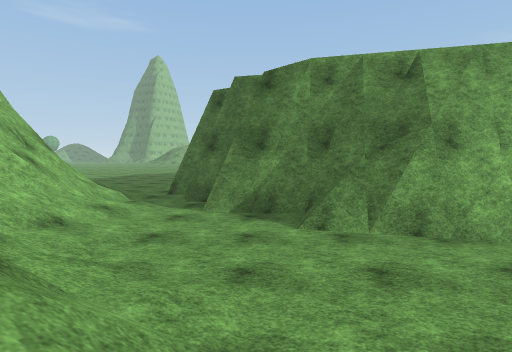
View 1 (above)

18 first-person views from a walk through a 3-D level made in the Unity game engine. The camera is 1.2 m above the floor, tilts 4° down and sees 80° across. The floor is counted in squares, 2 m on a side. Each view is taken from the middle of a square. On the plan, view 1 faces up. The plan holds only what a view shows up to about 9 squares ahead; the rest is blank. The place goes on beyond the plan. Some trees and plants on the terrain are drawn as simple stand-ins. The player character is not drawn. Some animated figures are left out. Surface patterns are stand-ins for the level's own textures.

View 2
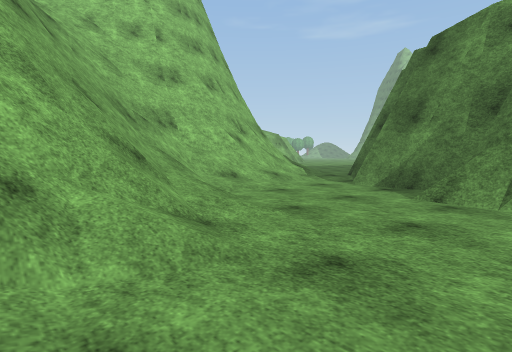

View 3
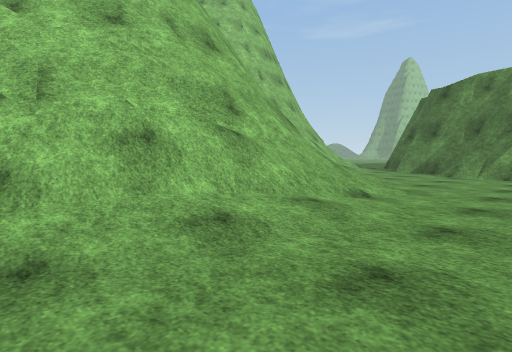

View 4
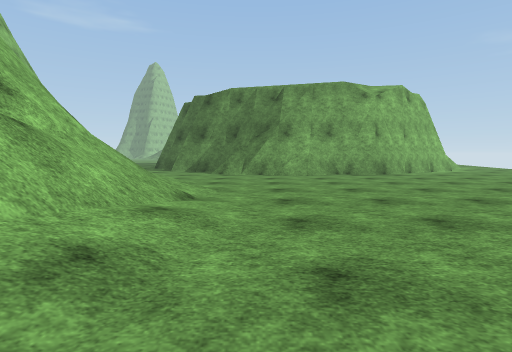

View 5
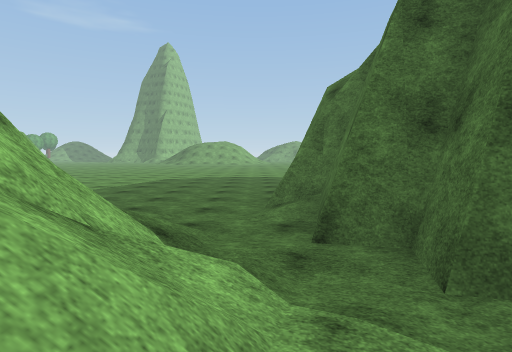

View 6
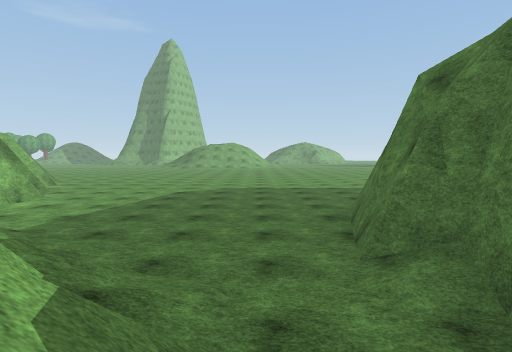

View 7
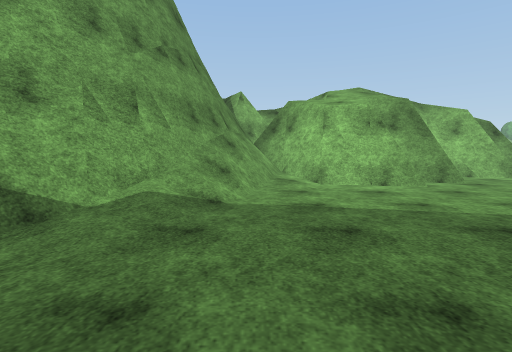

View 8
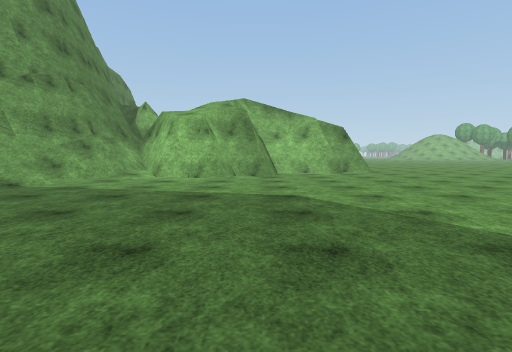

View 9
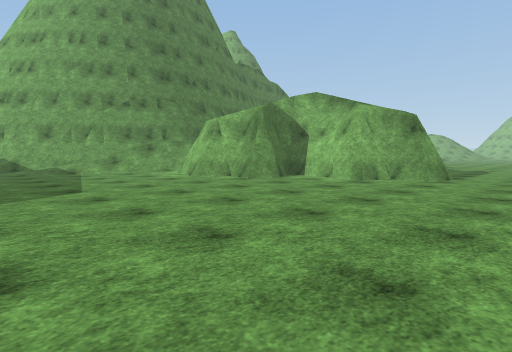

View 10
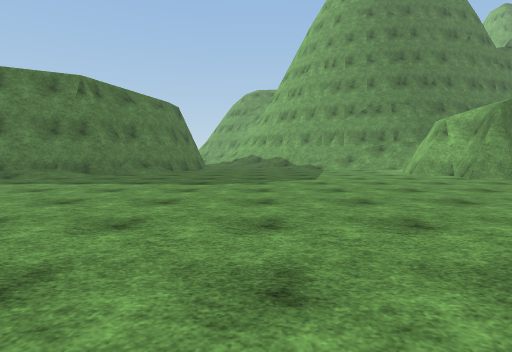

View 11
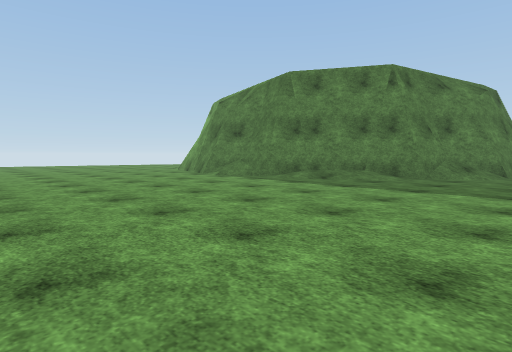

View 12
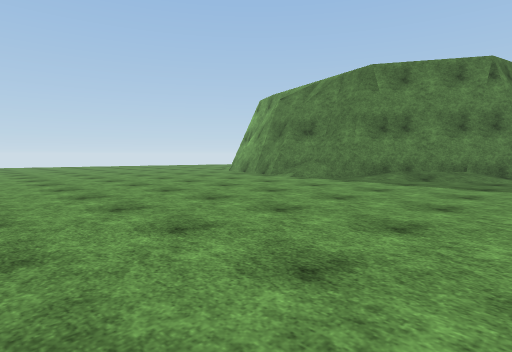

View 13
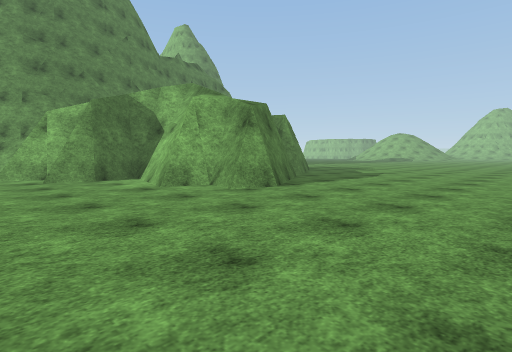

View 14
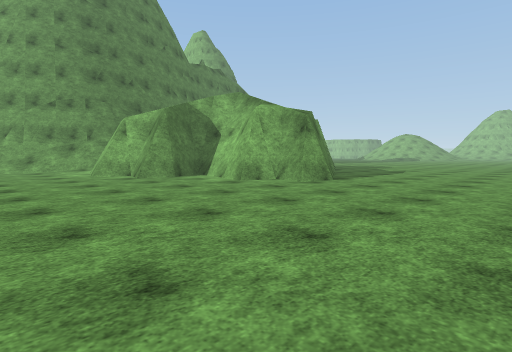

View 15
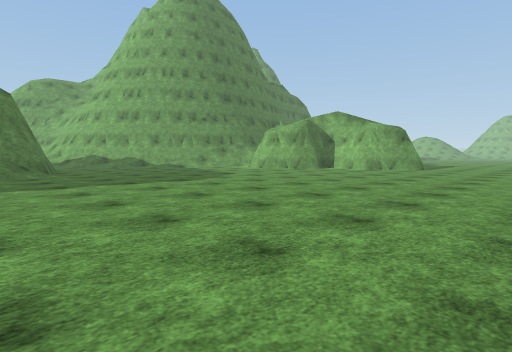

View 16
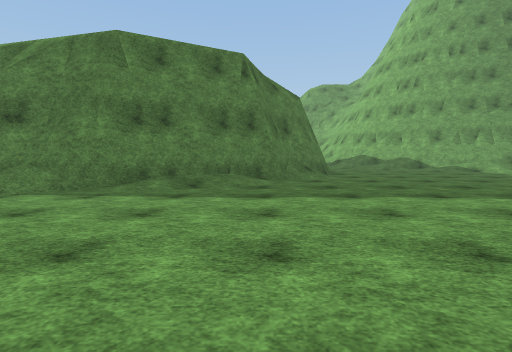

View 17
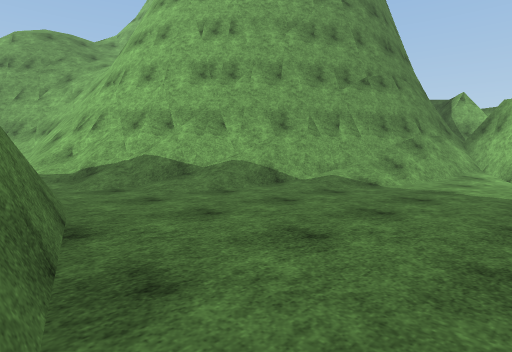

View 18
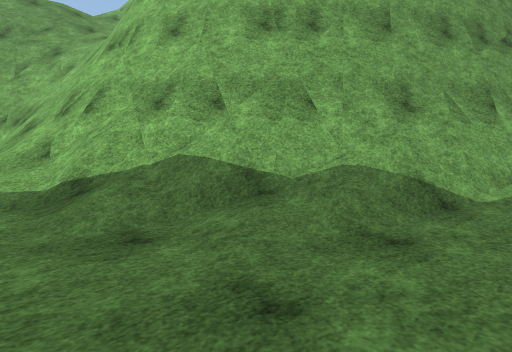

### Floor plan
Key: @ floor where view 1 was taken; # wall or solid block; . floor; / step, stairs or slope; = window, fence, low wall or low ledge; v drop or lower ground.
Columns run from 20 left of view 1 to 4 right of it. Each row starts with its distance up from view 1.
 24       ........ ..........
 23 .........................
 22 .........................
 21  ........................
 20   ....##.................
 19    ..####................
 18        ##................
 17        #..............///
 16        ###..........//###
 15          ##.........###
 14          ##........##
 13        ###/.......##
 12        #////......#
 11        #####//....#
 10            ###//./##
  9             ###/..##
  8               ##//##
  7               ##//.#
  6                ##//###
  5                #=/...####
  4               ###//...###
  3              ####//......
  2              /=###=//....
  1               /####//....
  0                /v ##@/...
 -1                 /v #=/...
 -2                   v##/...
 -3                    #//...
 -4                   ##//..
 -5                   ##//..

Where each view was taken, in squares from view 1:
view 1: 0 up, 0 right, facing up
view 2: 0 up, 2 right, facing up-left
view 3: 5 down, 3 right, facing up-left
view 4: 5 down, 2 right, facing up
view 5: 5 up, 3 left, facing up
view 6: 7 up, 4 left, facing up
view 7: 12 up, 4 left, facing left
view 8: 16 up, 2 left, facing left
view 9: 22 up, 5 left, facing down-left
view 10: 24 up, 5 left, facing down
view 11: 23 up, 3 left, facing down-right
view 12: 24 up, 1 left, facing down-right
view 13: 24 up, 9 left, facing down-left
view 14: 24 up, 7 left, facing down-left
view 15: 24 up, 0 right, facing down-left
view 16: 22 up, 0 right, facing down
view 17: 14 up, 2 left, facing down-left
view 18: 11 up, 3 left, facing down-left
